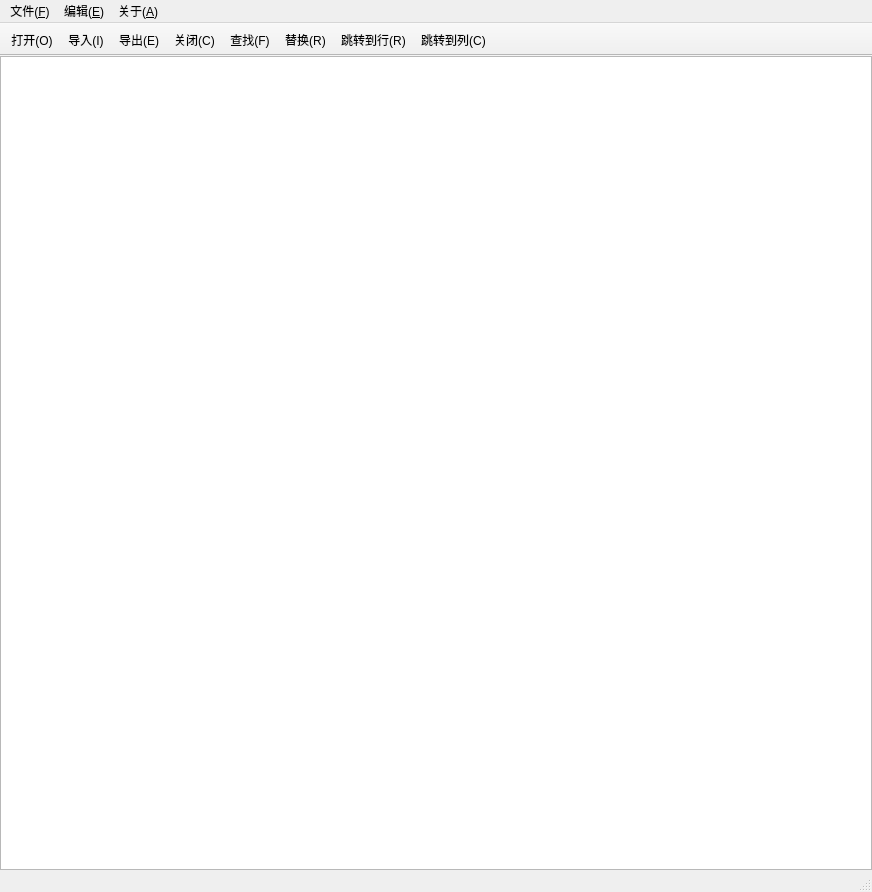
<?xml version="1.0" encoding="UTF-8"?>
<ui version="4.0">
 <class>DATEditorClass</class>
 <widget class="QMainWindow" name="DATEditorClass">
  <property name="geometry">
   <rect>
    <x>0</x>
    <y>0</y>
    <width>872</width>
    <height>892</height>
   </rect>
  </property>
  <property name="windowTitle">
   <string>DAT Editor - DAT文件编辑器</string>
  </property>
  <widget class="QWidget" name="centralWidget">
   <layout class="QHBoxLayout" name="horizontalLayout">
    <property name="leftMargin">
     <number>0</number>
    </property>
    <property name="topMargin">
     <number>0</number>
    </property>
    <property name="rightMargin">
     <number>0</number>
    </property>
    <property name="bottomMargin">
     <number>0</number>
    </property>
    <item>
     <widget class="QTableView" name="tableView">
      <property name="font">
       <font>
        <pointsize>8</pointsize>
       </font>
      </property>
     </widget>
    </item>
   </layout>
  </widget>
  <widget class="QMenuBar" name="menuBar">
   <property name="geometry">
    <rect>
     <x>0</x>
     <y>0</y>
     <width>872</width>
     <height>26</height>
    </rect>
   </property>
   <property name="nativeMenuBar">
    <bool>true</bool>
   </property>
   <widget class="QMenu" name="menu_File">
    <property name="title">
     <string>文件(&amp;F)</string>
    </property>
    <addaction name="action_Open"/>
    <addaction name="separator"/>
    <addaction name="action_Import"/>
    <addaction name="action_Export"/>
    <addaction name="separator"/>
    <addaction name="action_Close"/>
    <addaction name="separator"/>
    <addaction name="action_Quit"/>
   </widget>
   <widget class="QMenu" name="menu_Edit">
    <property name="title">
     <string>编辑(&amp;E)</string>
    </property>
    <addaction name="action_MulLine"/>
    <addaction name="separator"/>
    <addaction name="action_Find"/>
    <addaction name="action_FindNext"/>
    <addaction name="action_Replace"/>
    <addaction name="action_ReplaceNext"/>
    <addaction name="action_ReplaceAll"/>
    <addaction name="separator"/>
    <addaction name="action_Row"/>
    <addaction name="action_Column"/>
   </widget>
   <widget class="QMenu" name="menu_About">
    <property name="title">
     <string>关于(&amp;A)</string>
    </property>
    <addaction name="action_About"/>
   </widget>
   <addaction name="menu_File"/>
   <addaction name="menu_Edit"/>
   <addaction name="menu_About"/>
  </widget>
  <widget class="QToolBar" name="mainToolBar">
   <property name="movable">
    <bool>false</bool>
   </property>
   <property name="floatable">
    <bool>false</bool>
   </property>
   <attribute name="toolBarArea">
    <enum>TopToolBarArea</enum>
   </attribute>
   <attribute name="toolBarBreak">
    <bool>false</bool>
   </attribute>
   <addaction name="action_Open"/>
   <addaction name="action_Import"/>
   <addaction name="action_Export"/>
   <addaction name="action_Close"/>
   <addaction name="action_Find"/>
   <addaction name="action_Replace"/>
   <addaction name="action_Row"/>
   <addaction name="action_Column"/>
  </widget>
  <widget class="QStatusBar" name="statusBar"/>
  <action name="action_Open">
   <property name="text">
    <string>打开(&amp;O)</string>
   </property>
   <property name="shortcut">
    <string>Ctrl+O</string>
   </property>
  </action>
  <action name="action_Save">
   <property name="text">
    <string>保存(&amp;S)</string>
   </property>
   <property name="shortcut">
    <string>Ctrl+S</string>
   </property>
  </action>
  <action name="action_SaveAs">
   <property name="text">
    <string>另存为(&amp;A)</string>
   </property>
   <property name="shortcut">
    <string>Ctrl+Shift+S</string>
   </property>
  </action>
  <action name="action_Close">
   <property name="text">
    <string>关闭(&amp;C)</string>
   </property>
   <property name="shortcut">
    <string>Ctrl+W</string>
   </property>
  </action>
  <action name="action_Quit">
   <property name="text">
    <string>退出(&amp;Q)</string>
   </property>
   <property name="shortcut">
    <string>Ctrl+Q</string>
   </property>
  </action>
  <action name="action_MulLine">
   <property name="text">
    <string>多行编辑(&amp;M)</string>
   </property>
   <property name="shortcut">
    <string>F3</string>
   </property>
  </action>
  <action name="action_Find">
   <property name="text">
    <string>查找(&amp;F)</string>
   </property>
   <property name="shortcut">
    <string>Ctrl+F</string>
   </property>
  </action>
  <action name="action_FindNext">
   <property name="text">
    <string>查找下一个(&amp;N)</string>
   </property>
   <property name="shortcut">
    <string>F4</string>
   </property>
  </action>
  <action name="action_Row">
   <property name="text">
    <string>跳转到行(&amp;R)</string>
   </property>
  </action>
  <action name="action_Column">
   <property name="text">
    <string>跳转到列(&amp;C)</string>
   </property>
  </action>
  <action name="action_Replace">
   <property name="text">
    <string>替换(&amp;R)</string>
   </property>
   <property name="shortcut">
    <string>Ctrl+H</string>
   </property>
  </action>
  <action name="action_ReplaceAll">
   <property name="text">
    <string>替换全部(&amp;A)</string>
   </property>
  </action>
  <action name="action_ReplaceNext">
   <property name="text">
    <string>替换下一个(&amp;E)</string>
   </property>
   <property name="shortcut">
    <string>F5</string>
   </property>
  </action>
  <action name="action_About">
   <property name="text">
    <string>关于(&amp;A)</string>
   </property>
  </action>
  <action name="action_Import">
   <property name="text">
    <string>导入(&amp;I)</string>
   </property>
  </action>
  <action name="action_Export">
   <property name="text">
    <string>导出(&amp;E)</string>
   </property>
  </action>
 </widget>
 <layoutdefault spacing="6" margin="11"/>
 <resources>
  <include location="DATEditor.qrc"/>
 </resources>
 <connections/>
</ui>
